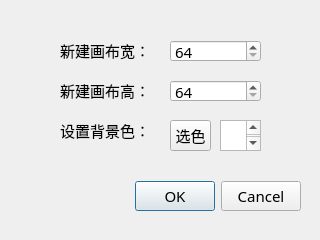
<?xml version="1.0" encoding="UTF-8"?>
<ui version="4.0">
 <class>DoNewDialog</class>
 <widget class="QDialog" name="DoNewDialog">
  <property name="geometry">
   <rect>
    <x>0</x>
    <y>0</y>
    <width>320</width>
    <height>240</height>
   </rect>
  </property>
  <property name="font">
   <font>
    <family>华文楷体</family>
    <pointsize>11</pointsize>
   </font>
  </property>
  <property name="windowTitle">
   <string>新建</string>
  </property>
  <widget class="QLabel" name="label_3">
   <property name="geometry">
    <rect>
     <x>60</x>
     <y>120</y>
     <width>91</width>
     <height>21</height>
    </rect>
   </property>
   <property name="text">
    <string>设置背景色：</string>
   </property>
  </widget>
  <widget class="QTextBrowser" name="textBrowser">
   <property name="geometry">
    <rect>
     <x>220</x>
     <y>120</y>
     <width>41</width>
     <height>31</height>
    </rect>
   </property>
  </widget>
  <widget class="QSpinBox" name="widthSpinBox">
   <property name="geometry">
    <rect>
     <x>170</x>
     <y>40</y>
     <width>91</width>
     <height>22</height>
    </rect>
   </property>
   <property name="minimum">
    <number>64</number>
   </property>
   <property name="maximum">
    <number>1920</number>
   </property>
   <property name="value">
    <number>64</number>
   </property>
  </widget>
  <widget class="QLabel" name="label_2">
   <property name="geometry">
    <rect>
     <x>60</x>
     <y>80</y>
     <width>91</width>
     <height>21</height>
    </rect>
   </property>
   <property name="text">
    <string>新建画布高：</string>
   </property>
  </widget>
  <widget class="QToolButton" name="toolButton">
   <property name="geometry">
    <rect>
     <x>170</x>
     <y>120</y>
     <width>41</width>
     <height>31</height>
    </rect>
   </property>
   <property name="text">
    <string>选色</string>
   </property>
  </widget>
  <widget class="QSpinBox" name="heightspinBox">
   <property name="geometry">
    <rect>
     <x>170</x>
     <y>80</y>
     <width>91</width>
     <height>22</height>
    </rect>
   </property>
   <property name="minimum">
    <number>64</number>
   </property>
   <property name="maximum">
    <number>1920</number>
   </property>
   <property name="value">
    <number>64</number>
   </property>
  </widget>
  <widget class="QLabel" name="label">
   <property name="geometry">
    <rect>
     <x>60</x>
     <y>40</y>
     <width>91</width>
     <height>21</height>
    </rect>
   </property>
   <property name="text">
    <string>新建画布宽：</string>
   </property>
  </widget>
  <widget class="QDialogButtonBox" name="buttonBox">
   <property name="geometry">
    <rect>
     <x>10</x>
     <y>180</y>
     <width>291</width>
     <height>32</height>
    </rect>
   </property>
   <property name="orientation">
    <enum>Qt::Horizontal</enum>
   </property>
   <property name="standardButtons">
    <set>QDialogButtonBox::Cancel|QDialogButtonBox::Ok</set>
   </property>
  </widget>
 </widget>
 <tabstops>
  <tabstop>textBrowser</tabstop>
  <tabstop>widthSpinBox</tabstop>
  <tabstop>heightspinBox</tabstop>
  <tabstop>toolButton</tabstop>
  <tabstop>buttonBox</tabstop>
 </tabstops>
 <resources/>
 <connections>
  <connection>
   <sender>buttonBox</sender>
   <signal>accepted()</signal>
   <receiver>DoNewDialog</receiver>
   <slot>accept()</slot>
   <hints>
    <hint type="sourcelabel">
     <x>155</x>
     <y>195</y>
    </hint>
    <hint type="destinationlabel">
     <x>159</x>
     <y>119</y>
    </hint>
   </hints>
  </connection>
  <connection>
   <sender>buttonBox</sender>
   <signal>rejected()</signal>
   <receiver>DoNewDialog</receiver>
   <slot>reject()</slot>
   <hints>
    <hint type="sourcelabel">
     <x>155</x>
     <y>195</y>
    </hint>
    <hint type="destinationlabel">
     <x>159</x>
     <y>119</y>
    </hint>
   </hints>
  </connection>
 </connections>
</ui>
